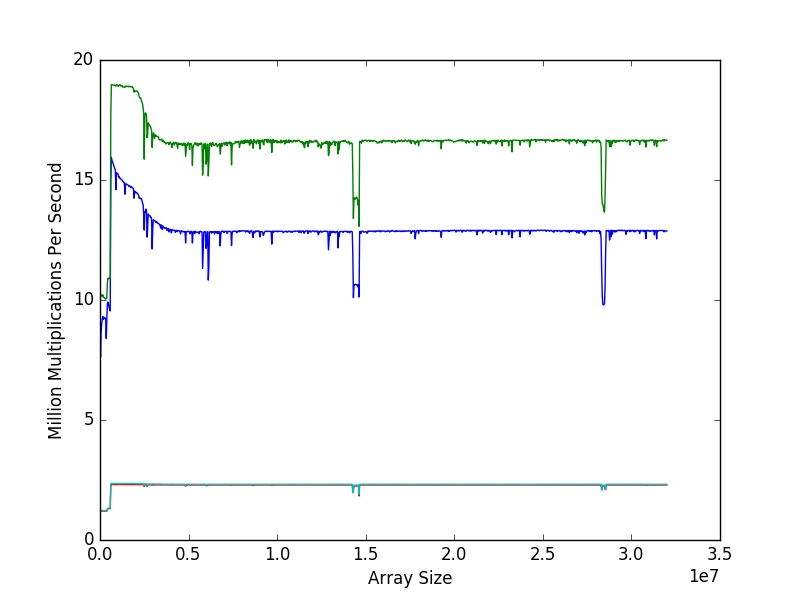

Reproduce this figure in Python.
# -*- coding: utf-8 -*-
"""
Created on Tue Apr 19 16:03:42 2016

@author: Michael
"""


import numpy as np
import matplotlib.pyplot as plt
import matplotlib.patches as mpatches

def speedup(inp, output,output2):
    data = np.genfromtxt(inp, delimiter=',', dtype=np.float)
    minMul = 0
    minMulC = 0
    minMulSIMD = 0
    minMulSpeedup = 500
    maxMul = 0
    maxMulC = 0
    maxMulSIMD = 0
    maxMulSpeedup = 0
    minSum = 0
    minSumC = 0
    minSumSIMD = 0
    minSumSpeedup = 500
    maxSum = 0
    maxSumC = 0
    maxSumSIMD = 0
    maxSumSpeedup = 0
    MulSpeedup = []
    SumSpeedup = []
    x = [];
    for row in data:
        if row[1]/row[3] > maxMulSpeedup:
            maxMul = row[0]
            maxMulSpeedup = row[1]/row[3]
            maxMulC = row[3]
            maxMulSIMD = row[1]
        if row[1]/row[3] < minMulSpeedup:
            minMul = row[0]
            minMulSpeedup = row[1]/row[3]
            minMulC = row[3]
            minMulSIMD = row[1]
        if row[2]/row[4] > maxSumSpeedup:
            maxSum = row[0]
            maxSumSpeedup = row[2]/row[4]
            maxSumC = row[4]
            maxSumSIMD = row[2]
        if row[2]/row[4] < minSumSpeedup:
            minSum = row[0]
            minSumC = row[4]
            minSumSIMD = row[2]
            minSumSpeedup = row[2]/row[4]
        MulSpeedup.append(row[1]/row[3])
        SumSpeedup.append(row[2]/row[4])
        x.append(row[0])
    plt.plot(x,MulSpeedup,'b')
    plt.plot(x,SumSpeedup,'g')
    plt.ylabel("Speedup")
    plt.xlabel("Array Size")
    l = []
    l.append(mpatches.Patch(color='b',label='Multiplication Speedup'))
    l.append(mpatches.Patch(color='g',label='Reduction Speedup'))
    plt.savefig(output)
    plt.clf()
    plt.legend(handles=l)
    plt.savefig(output2)
    plt.clf()
    print("Min Multiplication Speedup: ", minMul, " ",minMulC," ",minMulSIMD," ",minMulSpeedup)
    print("Max Multiplication Speedup: ", maxMul, " ",maxMulC," ",maxMulSIMD," ",maxMulSpeedup)
    print("Min Redux Speedup: ", minSum, " ",minSumC," ",minSumSIMD," ",minSumSpeedup)
    print("Max Redux Speedup: ", maxSum, " ",maxSumC," ",maxSumSIMD," ",maxSumSpeedup)    
    print("Average Multiplication Speedup: " , np.average(MulSpeedup))
    print("Average Redux Speedup: " , np.average(SumSpeedup))
    #copy for CSV if needed
    print(",Size,Non-SIMD,SIMD,Speedup")
    print("Smallest Multiplication Speedup,", minMul, ",",minMulC,",",minMulSIMD,",",minMulSpeedup)
    print("Largest Multiplication Speedup,", maxMul, ",",maxMulC,",",maxMulSIMD,",",maxMulSpeedup)
    print("Smallest Reduction Speedup,", minSum, ",",minSumC,",",minSumSIMD,",",minSumSpeedup)
    print("Largest Reduction Speedup,", maxSum, ",",maxSumC,",",maxSumSIMD,",",maxSumSpeedup) 

def graph(inp, output,output2):
    data = np.genfromtxt(inp, delimiter=',', dtype=np.float)
    sumSIMDMulSum = []
    sumMul = []
    sumSIMDMul = []
    sumMulSum = []
    x = [];
    for row in data:
        sumSIMDMul.append(row[1])
        sumSIMDMulSum.append(row[2])
        sumMul.append(row[3])
        sumMulSum.append(row[4])
        x.append(row[0])
    plt.plot(x,sumSIMDMul,'b')
    plt.plot(x,sumSIMDMulSum,'g')
    plt.plot(x,sumMul,'r')
    plt.plot(x,sumMulSum,'c')
    plt.ylabel("Million Multiplications Per Second")
    plt.xlabel("Array Size")
    l = []
    l.append(mpatches.Patch(color='b',label='SIMD SSE Array Mult'))
    l.append(mpatches.Patch(color='g',label='SIMD SSE Array Mult And Redux'))
    l.append(mpatches.Patch(color='r',label='Array Mult'))
    l.append(mpatches.Patch(color='c',label='Array Mult And Redux'))  
    plt.savefig(output)
    plt.clf()
    plt.legend(handles=l)
    plt.savefig(output2)
    plt.clf()

def main():
    graph("1.csv","plot.png","leg.png")
    speedup("1.csv","plot2.png","leg2.png")
    

if __name__ == '__main__':
    main()
    exit(0)